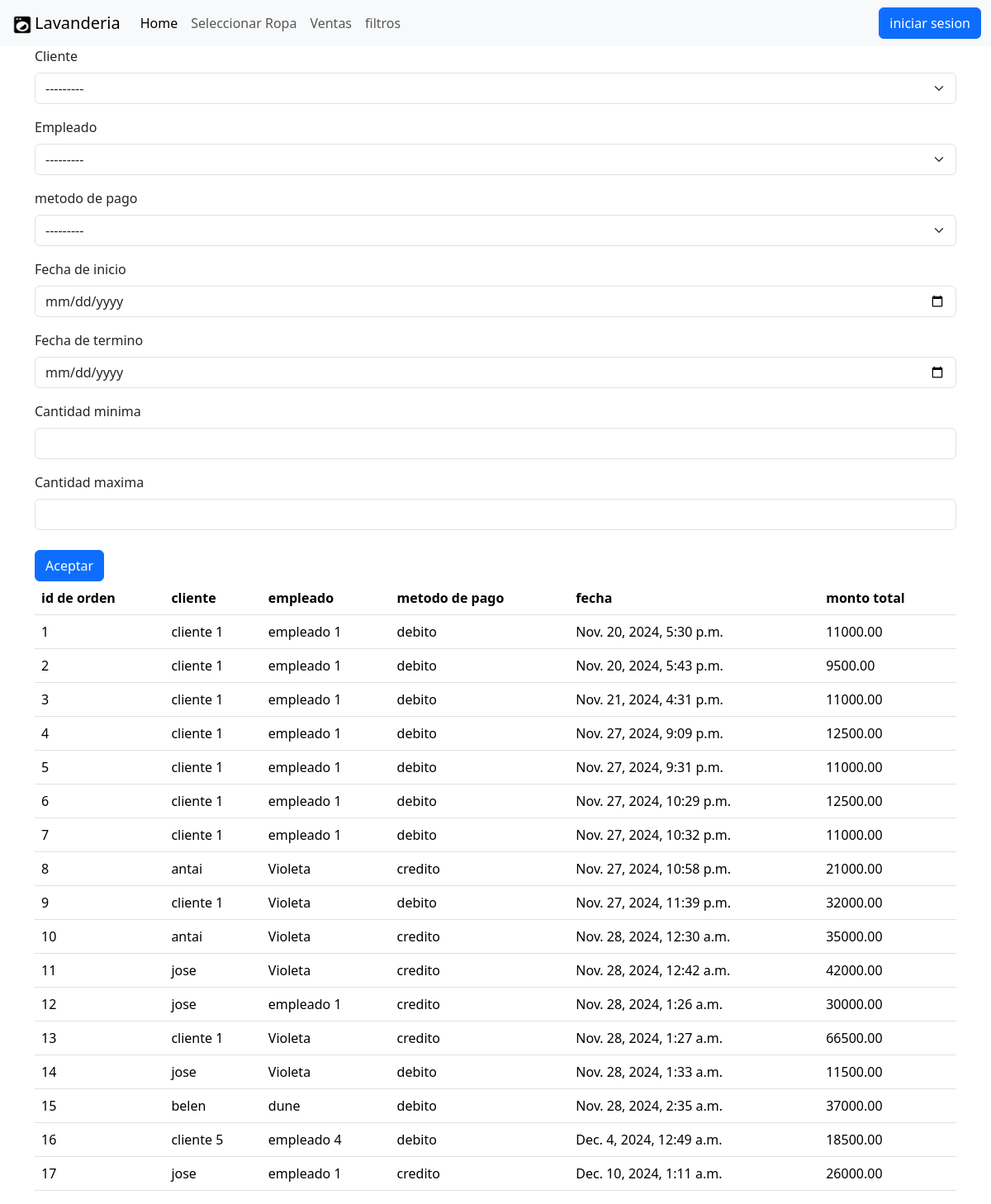
Screenshot of /venta/filtros/ with the database file from the repository.
### venta/models.py (models this page shows, shortened)
class Venta(models.Model):
    orden = models.OneToOneField(OrdenDeServicio, on_delete=models.CASCADE)
    monto_total = models.DecimalField(max_digits=10, decimal_places=2)
    fecha = models.DateTimeField(auto_now_add=True)
    metodo_pago = models.ForeignKey(Metodo_de_pago, on_delete=models.CASCADE)  # E.g., "Tarjeta", "Efectivo", etc.

### ordendeservicio/models.py (models this page shows, shortened)
class OrdenDeServicio(models.Model):
    ESTADO_CHOICES = [
        ('Recibido', 'Recibido'),
        ('En Proceso', 'En Proceso'),
        ('Completado', 'Completado'),
        ('Entregado', 'Entregado'),
    ]
    empleado = models.ForeignKey(Empleado, on_delete=models.CASCADE)
    cliente = models.ForeignKey(Cliente, on_delete=models.CASCADE)
    estado = models.CharField(max_length=20, choices=ESTADO_CHOICES)
    prendas = models.ManyToManyField(Prenda, through='PrendaOrden')

### cliente/models.py (models this page shows)
class Cliente(models.Model):
    nombre = models.CharField(max_length=100)
    email= models.EmailField(max_length=100)
    telefono = models.IntegerField()# Teléfono o email
    def __str__(self):
        return self.nombre

### empleado/models.py (models this page shows)
class Empleado(models.Model):
    nombre = models.CharField(max_length=100)
    rol = models.CharField(max_length=50)  # Opcional: Para diferenciar roles
    def __str__(self):
        return self.nombre

### metodo_pago/models.py (models this page shows)
class Metodo_de_pago(models.Model):
    nombre = models.CharField(max_length=100)
    descripcion = models.TextField()
    def __str__(self):
        return self.nombre

### venta/views.py (the view, shortened to what this page needs)
# urls.py: path('filtros/',views.filtros_reportes,name='filtros'),
def filtros_reportes(request):
    form = FiltrosReportesForm(request.GET or None)
    orden  = Venta.objects.select_related('orden').all()
    return render(request,'venta/filtros.html',{'form':form, 'orden':orden})

### venta/froms.py
class FiltrosReportesForm(forms.Form):
    cliente = forms.ModelChoiceField(queryset=Cliente.objects.all(), required=False, label='Cliente')
    empleado = forms.ModelChoiceField(queryset=Empleado.objects.all(),required=False, label='Empleado')
    metodo_pago = forms.ModelChoiceField(queryset=Metodo_de_pago.objects.all(),required=False, label='metodo de pago')
    fecha_inicio = forms.DateField(required=False,widget=forms.DateInput(attrs={'type':'date'}),label='Fecha de inicio')
    fecha_termino= forms.DateField(required=False, widget=forms.DateInput(attrs={'type':'date'}),label='Fecha de termino')
    precio_minimo = forms.IntegerField(required=False, label='Cantidad minima')
    precio_maximo = forms.IntegerField(required=False, label='Cantidad maxima')

### venta/templates/venta/filtros.html (shortened to what this page needs)
{% extends 'ordendeservicio/home.html' %}
{% load crispy_forms_tags %}
{% block content %}
    <form action="" method="get">
        {{form | crispy }}
        <button type="submit" class = 'btn btn-primary mt-2'>Aceptar</button>
    </form>
<table class='table'>
<tr>
    <th>id de orden</th>
    <th>cliente</th>
    <th>empleado</th>
    <th>metodo de pago</th>
    <th>fecha</th>
    <th>monto total</th>
</tr>
{% for orde in orden %}
<tr>
    <td>{{orde.id}}</td>
    <td>{{orde.orden.cliente.nombre}}</td>
    <td>{{orde.orden.empleado.nombre}}</td>
    <td>{{orde.metodo_pago}}</td>
    <td>{{orde.fecha}}</td>
    <td>{{orde.monto_total}}</td>
</tr>
{% endfor %}
</table>
{% endblock content %}

### rows the page displays
Venta: id "1", orden.cliente.nombre "cliente 1", orden.empleado.nombre "empleado 1", metodo_pago "debito", fecha "Nov. 20, 2024, 5:30 p.m.", monto_total "11000.00"
Venta: id "2", orden.cliente.nombre "cliente 1", orden.empleado.nombre "empleado 1", metodo_pago "debito", fecha "Nov. 20, 2024, 5:43 p.m.", monto_total "9500.00"
Venta: id "3", orden.cliente.nombre "cliente 1", orden.empleado.nombre "empleado 1", metodo_pago "debito", fecha "Nov. 21, 2024, 4:31 p.m.", monto_total "11000.00"
Venta: id "4", orden.cliente.nombre "cliente 1", orden.empleado.nombre "empleado 1", metodo_pago "debito", fecha "Nov. 27, 2024, 9:09 p.m.", monto_total "12500.00"
Venta: id "5", orden.cliente.nombre "cliente 1", orden.empleado.nombre "empleado 1", metodo_pago "debito", fecha "Nov. 27, 2024, 9:31 p.m.", monto_total "11000.00"
Venta: id "6", orden.cliente.nombre "cliente 1", orden.empleado.nombre "empleado 1", metodo_pago "debito", fecha "Nov. 27, 2024, 10:29 p.m.", monto_total "12500.00"
Venta: id "7", orden.cliente.nombre "cliente 1", orden.empleado.nombre "empleado 1", metodo_pago "debito", fecha "Nov. 27, 2024, 10:32 p.m.", monto_total "11000.00"
Venta: id "8", orden.cliente.nombre "antai", orden.empleado.nombre "Violeta", metodo_pago "credito", fecha "Nov. 27, 2024, 10:58 p.m.", monto_total "21000.00"
Venta: id "9", orden.cliente.nombre "cliente 1", orden.empleado.nombre "Violeta", metodo_pago "debito", fecha "Nov. 27, 2024, 11:39 p.m.", monto_total "32000.00"
Venta: id "10", orden.cliente.nombre "antai", orden.empleado.nombre "Violeta", metodo_pago "credito", fecha "Nov. 28, 2024, 12:30 a.m.", monto_total "35000.00"
Venta: id "11", orden.cliente.nombre "jose", orden.empleado.nombre "Violeta", metodo_pago "credito", fecha "Nov. 28, 2024, 12:42 a.m.", monto_total "42000.00"
Venta: id "12", orden.cliente.nombre "jose", orden.empleado.nombre "empleado 1", metodo_pago "credito", fecha "Nov. 28, 2024, 1:26 a.m.", monto_total "30000.00"
Venta: id "13", orden.cliente.nombre "cliente 1", orden.empleado.nombre "Violeta", metodo_pago "credito", fecha "Nov. 28, 2024, 1:27 a.m.", monto_total "66500.00"
Venta: id "14", orden.cliente.nombre "jose", orden.empleado.nombre "Violeta", metodo_pago "debito", fecha "Nov. 28, 2024, 1:33 a.m.", monto_total "11500.00"
Venta: id "15", orden.cliente.nombre "belen", orden.empleado.nombre "dune", metodo_pago "debito", fecha "Nov. 28, 2024, 2:35 a.m.", monto_total "37000.00"
Venta: id "16", orden.cliente.nombre "cliente 5", orden.empleado.nombre "empleado 4", metodo_pago "debito", fecha "Dec. 4, 2024, 12:49 a.m.", monto_total "18500.00"
Venta: id "17", orden.cliente.nombre "jose", orden.empleado.nombre "empleado 1", metodo_pago "credito", fecha "Dec. 10, 2024, 1:11 a.m.", monto_total "26000.00"
